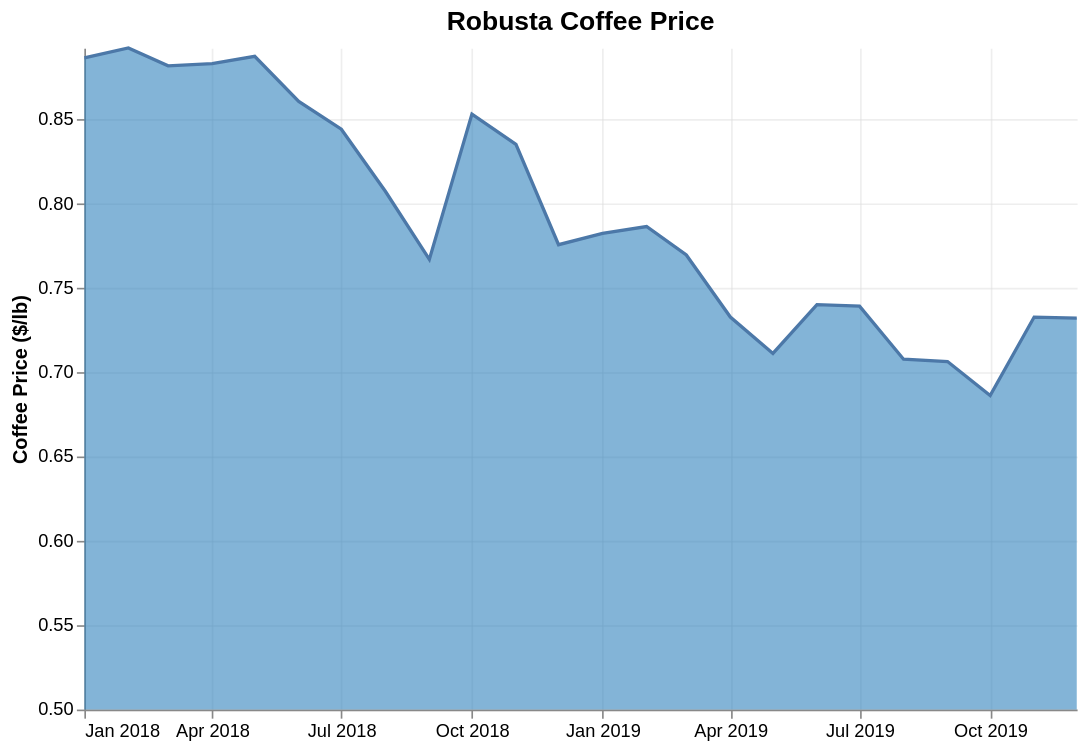

Vega-Lite specification stored for this chart:
### Vega-Lite specification from a JSON file in a GitHub repository (floating-point values rounded to 4 significant figures)
{"$schema": "https://vega.github.io/schema/vega-lite/v5.json", "title": {"text": "Robusta Coffee Price", "fontSize": 16, "fontWeight": "bold"}, "width": 600, "height": 400, "data": {"values": [{"month": "2018-01", "price": 0.8865}, {"month": "2018-02", "price": 0.8924}, {"month": "2018-03", "price": 0.8818}, {"month": "2018-04", "price": 0.8831}, {"month": "2018-05", "price": 0.8874}, {"month": "2018-06", "price": 0.8607}, {"month": "2018-07", "price": 0.8442}, {"month": "2018-08", "price": 0.8074}, {"month": "2018-09", "price": 0.767}, {"month": "2018-10", "price": 0.8532}, {"month": "2018-11", "price": 0.8352}, {"month": "2018-12", "price": 0.7757}, {"month": "2019-01", "price": 0.7824}, {"month": "2019-02", "price": 0.7865}, {"month": "2019-03", "price": 0.7696}, {"month": "2019-04", "price": 0.7328}, {"month": "2019-05", "price": 0.7112}, {"month": "2019-06", "price": 0.7402}, {"month": "2019-07", "price": 0.7393}, {"month": "2019-08", "price": 0.7078}, {"month": "2019-09", "price": 0.7064}, {"month": "2019-10", "price": 0.6863}, {"month": "2019-11", "price": 0.7328}, {"month": "2019-12", "price": 0.7322}]}, "mark": {"type": "area", "color": "#3182bd", "opacity": 0.6, "line": true, "strokeWidth": 1.5}, "encoding": {"x": {"field": "month", "type": "temporal", "title": null, "axis": {"grid": true, "tickCount": 4, "labelExpr": "timeFormat(datum.value, '%b %Y')"}}, "y": {"field": "price", "type": "quantitative", "title": "Coffee Price ($/lb)", "axis": {"titleFontWeight": "bold", "grid": true}, "stack": null, "scale": {"zero": false, "domainMin": 0.5}}, "tooltip": [{"field": "month", "type": "temporal", "title": "Month"}, {"field": "price", "type": "quantitative", "title": "Price", "format": "$.3f"}]}, "config": {"axis": {"gridColor": "#ddd", "gridOpacity": 0.5, "labelFontSize": 11, "titleFontSize": 12}, "view": {"stroke": null}}}
